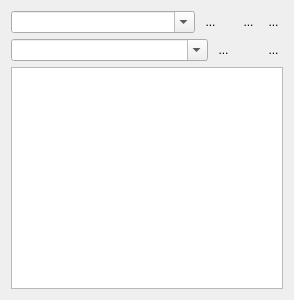
<?xml version="1.0" encoding="UTF-8"?>
<ui version="4.0">
 <class>FileExplorer</class>
 <widget class="QWidget" name="FileExplorer">
  <property name="geometry">
   <rect>
    <x>0</x>
    <y>0</y>
    <width>294</width>
    <height>300</height>
   </rect>
  </property>
  <property name="windowTitle">
   <string>File Explorer</string>
  </property>
  <layout class="QVBoxLayout" name="verticalLayout">
   <item>
    <layout class="QHBoxLayout" name="horizontalLayout_2">
     <item>
      <widget class="QComboBox" name="cbFilter">
       <property name="statusTip">
        <string>List of filters to apply to the files (separated by ; without spaces)</string>
       </property>
       <property name="editable">
        <bool>true</bool>
       </property>
       <property name="insertPolicy">
        <enum>QComboBox::InsertAlphabetically</enum>
       </property>
       <property name="text" stdset="0">
        <string>*.*</string>
       </property>
      </widget>
     </item>
     <item>
      <widget class="QToolButton" name="tbClearFilter">
       <property name="sizePolicy">
        <sizepolicy hsizetype="Fixed" vsizetype="Preferred">
         <horstretch>0</horstretch>
         <verstretch>0</verstretch>
        </sizepolicy>
       </property>
       <property name="toolTip">
        <string>Clear filter</string>
       </property>
       <property name="statusTip">
        <string>Disable filters and show all the files</string>
       </property>
       <property name="styleSheet">
        <string notr="true">QToolButton {
border: none;
}

QToolButton:hover, QToolButton:on  {
border: 1px solid rgb(200,200,200);
}</string>
       </property>
       <property name="text">
        <string>...</string>
       </property>
       <property name="icon">
        <iconset resource="../ressources.qrc">
         <normaloff>:/explorer/remove.png</normaloff>:/explorer/remove.png</iconset>
       </property>
      </widget>
     </item>
     <item>
      <spacer name="horizontalSpacer_3">
       <property name="orientation">
        <enum>Qt::Horizontal</enum>
       </property>
       <property name="sizeType">
        <enum>QSizePolicy::Fixed</enum>
       </property>
       <property name="sizeHint" stdset="0">
        <size>
         <width>13</width>
         <height>20</height>
        </size>
       </property>
      </spacer>
     </item>
     <item>
      <widget class="QToolButton" name="tbSynchReq">
       <property name="sizePolicy">
        <sizepolicy hsizetype="Fixed" vsizetype="Preferred">
         <horstretch>0</horstretch>
         <verstretch>0</verstretch>
        </sizepolicy>
       </property>
       <property name="toolTip">
        <string>Jump to current file</string>
       </property>
       <property name="statusTip">
        <string>Jump to the current file</string>
       </property>
       <property name="styleSheet">
        <string notr="true">QToolButton {
border: none;
}

QToolButton:hover, QToolButton:on  {
border: 1px solid rgb(200,200,200);
}</string>
       </property>
       <property name="text">
        <string>...</string>
       </property>
       <property name="icon">
        <iconset resource="../ressources.qrc">
         <normaloff>:/explorer/view-tree.png</normaloff>:/explorer/view-tree.png</iconset>
       </property>
      </widget>
     </item>
     <item>
      <widget class="QToolButton" name="tbSynch">
       <property name="sizePolicy">
        <sizepolicy hsizetype="Fixed" vsizetype="Preferred">
         <horstretch>0</horstretch>
         <verstretch>0</verstretch>
        </sizepolicy>
       </property>
       <property name="toolTip">
        <string>Synchronize with tabs</string>
       </property>
       <property name="statusTip">
        <string>Automatically change the path when current tab has been changed</string>
       </property>
       <property name="styleSheet">
        <string notr="true">QToolButton {
border: none;
}

QToolButton:hover, QToolButton:on  {
border: 1px solid rgb(128,128,128);
}</string>
       </property>
       <property name="text">
        <string>...</string>
       </property>
       <property name="icon">
        <iconset resource="../ressources.qrc">
         <normaloff>:/explorer/synchronize.png</normaloff>:/explorer/synchronize.png</iconset>
       </property>
       <property name="checkable">
        <bool>true</bool>
       </property>
      </widget>
     </item>
    </layout>
   </item>
   <item>
    <layout class="QHBoxLayout" name="horizontalLayout">
     <item>
      <widget class="QComboBox" name="cbDir">
       <property name="statusTip">
        <string>Open directory</string>
       </property>
       <property name="editable">
        <bool>true</bool>
       </property>
       <property name="insertPolicy">
        <enum>QComboBox::InsertAlphabetically</enum>
       </property>
       <property name="sizeAdjustPolicy">
        <enum>QComboBox::AdjustToMinimumContentsLength</enum>
       </property>
      </widget>
     </item>
     <item>
      <widget class="QToolButton" name="tbRoot">
       <property name="toolTip">
        <string>Go root</string>
       </property>
       <property name="statusTip">
        <string>Go to the root directory (Ctrl+Home)</string>
       </property>
       <property name="styleSheet">
        <string notr="true">QToolButton {
border: none;
}

QToolButton:hover, QToolButton:on  {
border: 1px solid rgb(200,200,200);
}</string>
       </property>
       <property name="text">
        <string>...</string>
       </property>
       <property name="icon">
        <iconset resource="../ressources.qrc">
         <normaloff>:/explorer/browse-root.png</normaloff>:/explorer/browse-root.png</iconset>
       </property>
      </widget>
     </item>
     <item>
      <widget class="QToolButton" name="tbUp">
       <property name="toolTip">
        <string>Go up</string>
       </property>
       <property name="statusTip">
        <string>Navigate one directory up (Backspace)</string>
       </property>
       <property name="styleSheet">
        <string notr="true">QToolButton {
border: none;
}

QToolButton:hover, QToolButton:on  {
border: 1px solid rgb(200,200,200);
}</string>
       </property>
       <property name="text">
        <string/>
       </property>
       <property name="icon">
        <iconset resource="../ressources.qrc">
         <normaloff>:/explorer/browse-up.png</normaloff>:/explorer/browse-up.png</iconset>
       </property>
      </widget>
     </item>
     <item>
      <widget class="QToolButton" name="tbOpenDir">
       <property name="sizePolicy">
        <sizepolicy hsizetype="Fixed" vsizetype="Preferred">
         <horstretch>0</horstretch>
         <verstretch>0</verstretch>
        </sizepolicy>
       </property>
       <property name="toolTip">
        <string>Open directory</string>
       </property>
       <property name="statusTip">
        <string>Choose a directory to go to</string>
       </property>
       <property name="styleSheet">
        <string notr="true">QToolButton {
border: none;
}

QToolButton:hover, QToolButton:on  {
border: 1px solid rgb(200,200,200);
}</string>
       </property>
       <property name="text">
        <string>...</string>
       </property>
       <property name="icon">
        <iconset resource="../ressources.qrc">
         <normaloff>:/explorer/folder.png</normaloff>:/explorer/folder.png</iconset>
       </property>
      </widget>
     </item>
    </layout>
   </item>
   <item>
    <widget class="QListView" name="lvDirs">
     <property name="sizePolicy">
      <sizepolicy hsizetype="Expanding" vsizetype="Expanding">
       <horstretch>0</horstretch>
       <verstretch>0</verstretch>
      </sizepolicy>
     </property>
     <property name="contextMenuPolicy">
      <enum>Qt::ActionsContextMenu</enum>
     </property>
     <property name="autoScroll">
      <bool>true</bool>
     </property>
     <property name="editTriggers">
      <set>QAbstractItemView::DoubleClicked</set>
     </property>
     <property name="showDropIndicator" stdset="0">
      <bool>false</bool>
     </property>
     <property name="textElideMode">
      <enum>Qt::ElideMiddle</enum>
     </property>
     <property name="rootIsDecorated" stdset="0">
      <bool>true</bool>
     </property>
     <property name="uniformRowHeights" stdset="0">
      <bool>true</bool>
     </property>
     <property name="allColumnsShowFocus" stdset="0">
      <bool>true</bool>
     </property>
    </widget>
   </item>
  </layout>
  <action name="actionCopyPath">
   <property name="text">
    <string>Copy path</string>
   </property>
   <property name="toolTip">
    <string>Copy current file's path to clipboard</string>
   </property>
   <property name="shortcut">
    <string>Ctrl+C</string>
   </property>
   <property name="shortcutContext">
    <enum>Qt::WidgetShortcut</enum>
   </property>
  </action>
  <action name="actionCopyName">
   <property name="text">
    <string>Copy name</string>
   </property>
   <property name="toolTip">
    <string>Copy current file's name to clipboard</string>
   </property>
   <property name="shortcut">
    <string>Ctrl+Shift+C</string>
   </property>
   <property name="shortcutContext">
    <enum>Qt::WidgetShortcut</enum>
   </property>
  </action>
  <action name="actionOpen">
   <property name="text">
    <string>Open</string>
   </property>
   <property name="toolTip">
    <string>Open current file</string>
   </property>
   <property name="shortcutContext">
    <enum>Qt::WidgetShortcut</enum>
   </property>
  </action>
 </widget>
 <resources>
  <include location="../ressources.qrc"/>
 </resources>
 <connections>
  <connection>
   <sender>tbClearFilter</sender>
   <signal>clicked()</signal>
   <receiver>cbFilter</receiver>
   <slot>clearEditText()</slot>
   <hints>
    <hint type="sourcelabel">
     <x>206</x>
     <y>21</y>
    </hint>
    <hint type="destinationlabel">
     <x>106</x>
     <y>19</y>
    </hint>
   </hints>
  </connection>
 </connections>
</ui>
